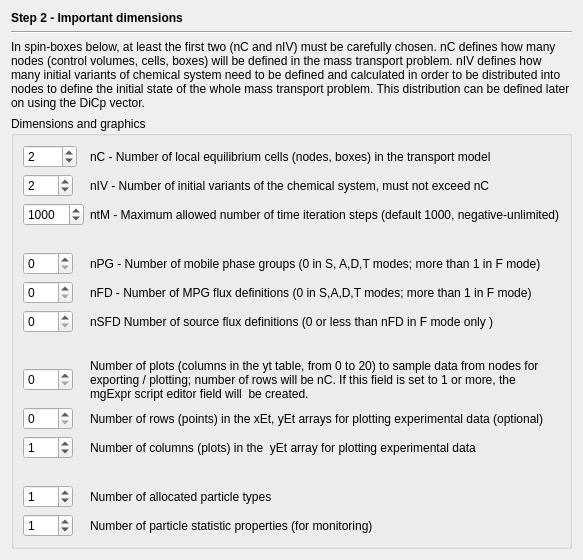
     <widget class="QWidget" name="page_2">
      <layout class="QGridLayout">
       <item row="0" column="0">
        <widget class="QLabel" name="label">
         <property name="sizePolicy">
          <sizepolicy hsizetype="Preferred" vsizetype="Fixed">
           <horstretch>0</horstretch>
           <verstretch>0</verstretch>
          </sizepolicy>
         </property>
         <property name="font">
          <font>
           <weight>75</weight>
           <bold>true</bold>
          </font>
         </property>
         <property name="text">
          <string>Step 2 - Important dimensions</string>
         </property>
        </widget>
       </item>
       <item row="1" column="0">
        <widget class="Line" name="line_2">
         <property name="orientation">
          <enum>Qt::Horizontal</enum>
         </property>
        </widget>
       </item>
       <item row="2" column="0">
        <widget class="QLabel" name="textLabel2">
         <property name="sizePolicy">
          <sizepolicy hsizetype="Preferred" vsizetype="Preferred">
           <horstretch>0</horstretch>
           <verstretch>0</verstretch>
          </sizepolicy>
         </property>
         <property name="text">
          <string>In spin-boxes below, at least the first two (nC and nIV) must be carefully chosen. nC defines how many nodes (control volumes, cells, boxes) will be defined in the mass transport problem. nIV defines how many initial variants of chemical system need to be defined and calculated in order to be distributed into nodes to define the initial state of the whole mass transport problem. This distribution can be defined later on using the DiCp vector.</string>
         </property>
         <property name="alignment">
          <set>Qt::AlignVCenter</set>
         </property>
         <property name="wordWrap">
          <bool>true</bool>
         </property>
        </widget>
       </item>
       <item row="3" column="0">
        <widget class="QGroupBox" name="groupBox_2">
         <property name="sizePolicy">
          <sizepolicy hsizetype="Minimum" vsizetype="Minimum">
           <horstretch>0</horstretch>
           <verstretch>0</verstretch>
          </sizepolicy>
         </property>
         <property name="title">
          <string>Dimensions and graphics</string>
         </property>
         <layout class="QGridLayout">
          <item row="0" column="0">
           <widget class="QSpinBox" name="pnC">
            <property name="sizePolicy">
             <sizepolicy hsizetype="Fixed" vsizetype="Fixed">
              <horstretch>0</horstretch>
              <verstretch>0</verstretch>
             </sizepolicy>
            </property>
            <property name="minimumSize">
             <size>
              <width>50</width>
              <height>0</height>
             </size>
            </property>
            <property name="minimum">
             <number>1</number>
            </property>
            <property name="maximum">
             <number>1001</number>
            </property>
            <property name="value">
             <number>2</number>
            </property>
           </widget>
          </item>
          <item row="0" column="1" colspan="3">
           <widget class="QLabel" name="TextLabel1">
            <property name="frameShape">
             <enum>QFrame::NoFrame</enum>
            </property>
            <property name="frameShadow">
             <enum>QFrame::Plain</enum>
            </property>
            <property name="text">
             <string>nC - Number of local equilibrium cells (nodes, boxes) in the transport model</string>
            </property>
            <property name="wordWrap">
             <bool>false</bool>
            </property>
            <property name="buddy">
             <cstring>pnC</cstring>
            </property>
           </widget>
          </item>
          <item row="1" column="0">
           <widget class="QSpinBox" name="pnIV">
            <property name="sizePolicy">
             <sizepolicy hsizetype="Fixed" vsizetype="Fixed">
              <horstretch>0</horstretch>
              <verstretch>0</verstretch>
             </sizepolicy>
            </property>
            <property name="minimumSize">
             <size>
              <width>50</width>
              <height>0</height>
             </size>
            </property>
            <property name="minimum">
             <number>1</number>
            </property>
            <property name="maximum">
             <number>999</number>
            </property>
            <property name="value">
             <number>2</number>
            </property>
           </widget>
          </item>
          <item row="1" column="1" colspan="3">
           <widget class="QLabel" name="TextLabel1_3">
            <property name="text">
             <string>nIV - Number of initial variants of the chemical system, must not exceed nC</string>
            </property>
            <property name="wordWrap">
             <bool>false</bool>
            </property>
            <property name="buddy">
             <cstring>pnIV</cstring>
            </property>
           </widget>
          </item>
          <item row="2" column="0">
           <widget class="QSpinBox" name="pntM">
            <property name="sizePolicy">
             <sizepolicy hsizetype="Fixed" vsizetype="Fixed">
              <horstretch>0</horstretch>
              <verstretch>0</verstretch>
             </sizepolicy>
            </property>
            <property name="minimumSize">
             <size>
              <width>50</width>
              <height>0</height>
             </size>
            </property>
            <property name="minimum">
             <number>0</number>
            </property>
            <property name="maximum">
             <number>32767</number>
            </property>
            <property name="value">
             <number>1000</number>
            </property>
           </widget>
          </item>
          <item row="2" column="1" colspan="3">
           <widget class="QLabel" name="TextLabel1_3_2">
            <property name="text">
             <string>ntM - Maximum allowed number of time iteration steps (default 1000, negative-unlimited)</string>
            </property>
            <property name="wordWrap">
             <bool>false</bool>
            </property>
            <property name="buddy">
             <cstring>pntM</cstring>
            </property>
           </widget>
          </item>
          <item row="3" column="2">
           <spacer>
            <property name="orientation">
             <enum>Qt::Vertical</enum>
            </property>
            <property name="sizeType">
             <enum>QSizePolicy::Preferred</enum>
            </property>
            <property name="sizeHint" stdset="0">
             <size>
              <width>16</width>
              <height>20</height>
             </size>
            </property>
           </spacer>
          </item>
          <item row="4" column="0">
           <widget class="QSpinBox" name="pnPG">
            <property name="sizePolicy">
             <sizepolicy hsizetype="Fixed" vsizetype="Fixed">
              <horstretch>0</horstretch>
              <verstretch>0</verstretch>
             </sizepolicy>
            </property>
            <property name="minimumSize">
             <size>
              <width>50</width>
              <height>0</height>
             </size>
            </property>
            <property name="minimum">
             <number>0</number>
            </property>
            <property name="maximum">
             <number>20</number>
            </property>
            <property name="value">
             <number>0</number>
            </property>
           </widget>
          </item>
          <item row="4" column="1" colspan="3">
           <widget class="QLabel" name="TextLabel2_2">
            <property name="text">
             <string>nPG - Number of mobile phase groups (0 in S, A,D,T modes; more than 1 in F mode)</string>
            </property>
            <property name="alignment">
             <set>Qt::AlignVCenter</set>
            </property>
            <property name="wordWrap">
             <bool>true</bool>
            </property>
            <property name="buddy">
             <cstring>pnPG</cstring>
            </property>
           </widget>
          </item>
          <item row="5" column="0">
           <widget class="QSpinBox" name="pnFD">
            <property name="sizePolicy">
             <sizepolicy hsizetype="Fixed" vsizetype="Fixed">
              <horstretch>0</horstretch>
              <verstretch>0</verstretch>
             </sizepolicy>
            </property>
            <property name="minimumSize">
             <size>
              <width>50</width>
              <height>0</height>
             </size>
            </property>
            <property name="minimum">
             <number>0</number>
            </property>
            <property name="maximum">
             <number>100</number>
            </property>
            <property name="value">
             <number>0</number>
            </property>
           </widget>
          </item>
          <item row="5" column="1" colspan="3">
           <widget class="QLabel" name="TextLabel2">
            <property name="text">
             <string>nFD - Number of MPG flux definitions (0 in S,A,D,T modes; more than 1 in F mode)</string>
            </property>
            <property name="alignment">
             <set>Qt::AlignVCenter</set>
            </property>
            <property name="wordWrap">
             <bool>true</bool>
            </property>
            <property name="buddy">
             <cstring>pnFD</cstring>
            </property>
           </widget>
          </item>
          <item row="6" column="0">
           <widget class="QSpinBox" name="pnSFD">
            <property name="sizePolicy">
             <sizepolicy hsizetype="Fixed" vsizetype="Fixed">
              <horstretch>0</horstretch>
              <verstretch>0</verstretch>
             </sizepolicy>
            </property>
            <property name="minimumSize">
             <size>
              <width>50</width>
              <height>0</height>
             </size>
            </property>
            <property name="minimum">
             <number>0</number>
            </property>
            <property name="maximum">
             <number>20</number>
            </property>
            <property name="value">
             <number>0</number>
            </property>
           </widget>
          </item>
          <item row="6" column="1" colspan="3">
           <widget class="QLabel" name="TextLabel2_3">
            <property name="text">
             <string>nSFD Number of source flux definitions (0 or less than nFD in F mode only )</string>
            </property>
            <property name="alignment">
             <set>Qt::AlignVCenter</set>
            </property>
            <property name="wordWrap">
             <bool>true</bool>
            </property>
            <property name="buddy">
             <cstring>pnSFD</cstring>
            </property>
           </widget>
          </item>
          <item row="7" column="3">
           <spacer>
            <property name="orientation">
             <enum>Qt::Vertical</enum>
            </property>
            <property name="sizeType">
             <enum>QSizePolicy::Preferred</enum>
            </property>
            <property name="sizeHint" stdset="0">
             <size>
              <width>16</width>
              <height>20</height>
             </size>
            </property>
           </spacer>
          </item>
          <item row="8" column="0">
           <widget class="QSpinBox" name="pnYS">
            <property name="sizePolicy">
             <sizepolicy hsizetype="Fixed" vsizetype="Fixed">
              <horstretch>0</horstretch>
              <verstretch>0</verstretch>
             </sizepolicy>
            </property>
            <property name="minimumSize">
             <size>
              <width>50</width>
              <height>0</height>
             </size>
            </property>
            <property name="minimum">
             <number>0</number>
            </property>
            <property name="maximum">
             <number>20</number>
            </property>
            <property name="value">
             <number>0</number>
            </property>
           </widget>
          </item>
          <item row="8" column="1" colspan="3">
           <widget class="QLabel" name="TextLabel1_2">
            <property name="text">
             <string>Number of plots (columns in the yt table, from 0 to 20) to sample data from nodes for exporting / plotting; number of rows will be nC. If this field is set to 1 or more, the mgExpr script editor field will  be created.</string>
            </property>
            <property name="alignment">
             <set>Qt::AlignVCenter</set>
            </property>
            <property name="wordWrap">
             <bool>true</bool>
            </property>
            <property name="buddy">
             <cstring>pnYS</cstring>
            </property>
           </widget>
          </item>
          <item row="9" column="0">
           <widget class="QSpinBox" name="pnE">
            <property name="sizePolicy">
             <sizepolicy hsizetype="Fixed" vsizetype="Fixed">
              <horstretch>0</horstretch>
              <verstretch>0</verstretch>
             </sizepolicy>
            </property>
            <property name="minimumSize">
             <size>
              <width>50</width>
              <height>0</height>
             </size>
            </property>
            <property name="minimum">
             <number>0</number>
            </property>
            <property name="maximum">
             <number>100</number>
            </property>
           </widget>
          </item>
          <item row="9" column="1" colspan="3">
           <widget class="QLabel" name="TextLabel1_2_2">
            <property name="text">
             <string>Number of rows (points) in the xEt, yEt arrays for plotting experimental data (optional)</string>
            </property>
            <property name="alignment">
             <set>Qt::AlignVCenter</set>
            </property>
            <property name="wordWrap">
             <bool>true</bool>
            </property>
            <property name="buddy">
             <cstring>pnE</cstring>
            </property>
           </widget>
          </item>
          <item row="10" column="0">
           <widget class="QSpinBox" name="pYE">
            <property name="sizePolicy">
             <sizepolicy hsizetype="Fixed" vsizetype="Fixed">
              <horstretch>0</horstretch>
              <verstretch>0</verstretch>
             </sizepolicy>
            </property>
            <property name="minimumSize">
             <size>
              <width>50</width>
              <height>0</height>
             </size>
            </property>
            <property name="minimum">
             <number>0</number>
            </property>
            <property name="maximum">
             <number>10</number>
            </property>
            <property name="value">
             <number>1</number>
            </property>
           </widget>
          </item>
          <item row="10" column="1" colspan="3">
           <widget class="QLabel" name="TextLabel1_2_2_2">
            <property name="text">
             <string>Number of columns (plots) in the  yEt array for plotting experimental data</string>
            </property>
            <property name="alignment">
             <set>Qt::AlignVCenter</set>
            </property>
            <property name="wordWrap">
             <bool>true</bool>
            </property>
            <property name="buddy">
             <cstring>pYE</cstring>
            </property>
           </widget>
          </item>
          <item row="11" column="1">
           <spacer>
            <property name="orientation">
             <enum>Qt::Vertical</enum>
            </property>
            <property name="sizeType">
             <enum>QSizePolicy::Preferred</enum>
            </property>
            <property name="sizeHint" stdset="0">
             <size>
              <width>16</width>
              <height>20</height>
             </size>
            </property>
           </spacer>
          </item>
          <item row="12" column="0">
           <widget class="QSpinBox" name="pnPTypes">
            <property name="sizePolicy">
             <sizepolicy hsizetype="Fixed" vsizetype="Fixed">
              <horstretch>0</horstretch>
              <verstretch>0</verstretch>
             </sizepolicy>
            </property>
            <property name="minimumSize">
             <size>
              <width>50</width>
              <height>0</height>
             </size>
            </property>
            <property name="minimum">
             <number>0</number>
            </property>
            <property name="maximum">
             <number>20</number>
            </property>
            <property name="value">
             <number>1</number>
            </property>
           </widget>
          </item>
          <item row="12" column="1" colspan="3">
           <widget class="QLabel" name="TextLabel1_2_2_2_2">
            <property name="text">
             <string>Number of allocated particle types</string>
            </property>
            <property name="alignment">
             <set>Qt::AlignVCenter</set>
            </property>
            <property name="wordWrap">
             <bool>true</bool>
            </property>
            <property name="buddy">
             <cstring>pnPTypes</cstring>
            </property>
           </widget>
          </item>
          <item row="13" column="0">
           <widget class="QSpinBox" name="pnProps">
            <property name="sizePolicy">
             <sizepolicy hsizetype="Fixed" vsizetype="Fixed">
              <horstretch>0</horstretch>
              <verstretch>0</verstretch>
             </sizepolicy>
            </property>
            <property name="minimumSize">
             <size>
              <width>50</width>
              <height>0</height>
             </size>
            </property>
            <property name="minimum">
             <number>0</number>
            </property>
            <property name="maximum">
             <number>10</number>
            </property>
            <property name="value">
             <number>1</number>
            </property>
           </widget>
          </item>
          <item row="13" column="1" colspan="3">
           <widget class="QLabel" name="TextLabel1_2_2_2_3">
            <property name="text">
             <string>Number of particle statistic properties (for monitoring)</string>
            </property>
            <property name="alignment">
             <set>Qt::AlignVCenter</set>
            </property>
            <property name="wordWrap">
             <bool>true</bool>
            </property>
            <property name="buddy">
             <cstring>pnProps</cstring>
            </property>
           </widget>
          </item>
         </layout>
        </widget>
       </item>
      </layout>
     </widget>
